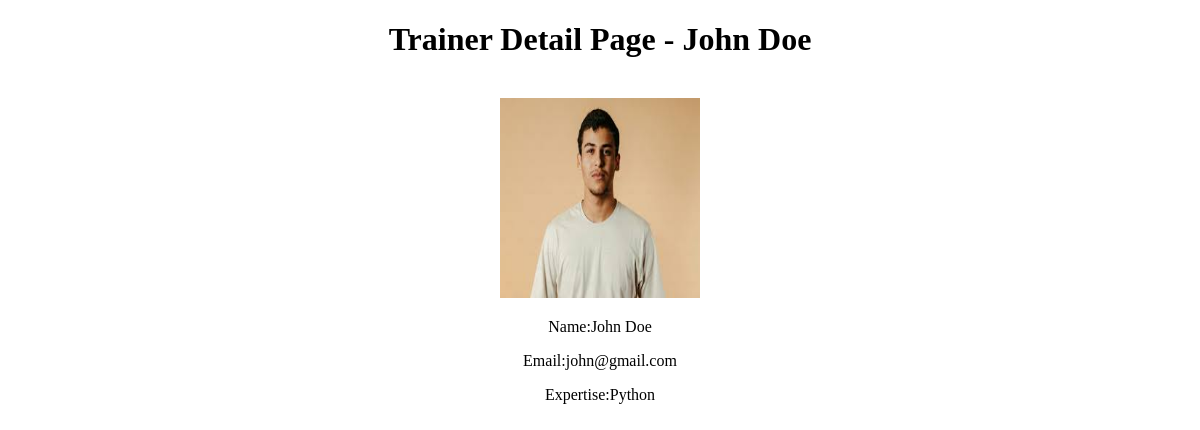
The app's page /academy/trainer/1 (signed in) with its own data.
### academy/models.py (models this page shows, shortened)
class TrainerModel(models.Model):
    first_name = models.CharField(max_length=25)
    last_name = models.CharField(max_length=25)
    email = models.EmailField(unique=True)
    expertise = models.CharField(max_length=20)
    trainer_photo = models.ImageField(upload_to='trainers/', default='default.jpg')
    def full_name(self):
        return f'{self.first_name} {self.last_name}'

### academy/views.py (the view)
# urls.py: path('trainer/<int:id>',views.trainerdetailes_view,name='trainerdetails'),
@login_required
def trainerdetailes_view(request,id):
    trainer = get_object_or_404(TrainerModel,id=id)
    context = {
        'trainer':trainer
    }
    return render(request,'trainerdetails.html',context)

### templates/trainerdetails.html (shortened to what this page needs)
{% load static %}
<!DOCTYPE html>
<html lang="en">
<head>
    <link rel="stylesheet" href="{% static 'css/style.css' %}" />
</head>
  <body>
    <center>
    <h1>Trainer Detail Page - {{trainer.full_name}}</h1>
    <br>
    <img src="{{trainer.trainer_photo.url}}" alt="{{trainer.full_name}} Image" style="width: 200px;height: 200px;">
    <p>Name:{{trainer.full_name}}</p>
    <p>Email:{{trainer.email}}</p>
    <p>Expertise:{{trainer.expertise}}</p>
    </center>
  </body>
</html>

### records on screen
TrainerModel: full_name "John Doe", trainer_photo (picture), email "john@gmail.com", expertise "Python"
